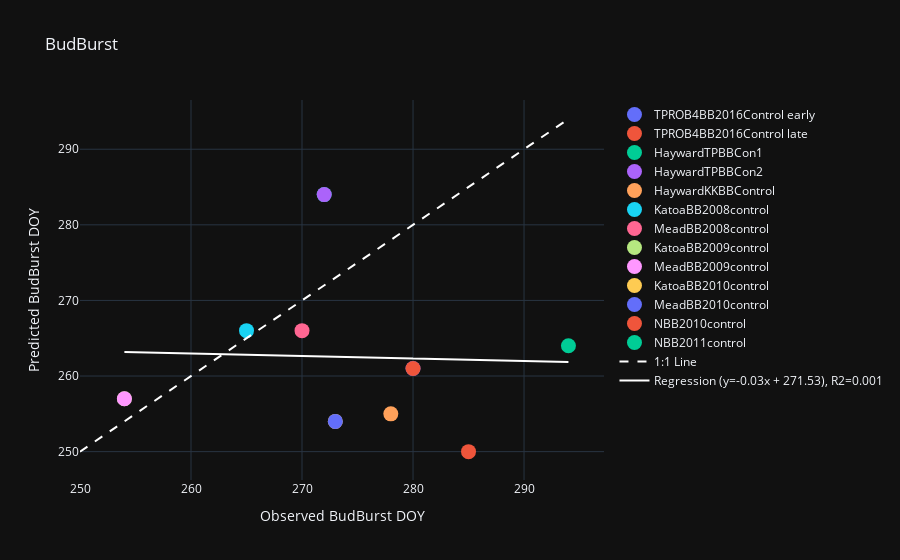

The notebook cell saved with this chart:
### Code cell
all_bb_days = []
observed_all = []
predicted_all = []
fig = go.Figure()
for (trtmnt1,bb1),(trtmnt2,bb2) in zip(predicted_budbreak_doy.items(), observed_budbreak_doy.items()):
    predicted_bb= list(bb1.values())[0]
    observed_bb = list(bb2.values())[0]
    all_bb_days.append(observed_bb)
    all_bb_days.append(predicted_bb)
    observed_all.append(observed_bb)
    predicted_all.append(predicted_bb)
    fig.add_trace(go.Scatter(x=[observed_bb], y=[predicted_bb], mode='markers', marker=dict(size=15), name=trtmnt2))

# Add 1:1 dashed line
fig.add_trace(go.Scatter(x=[min(all_bb_days), max(all_bb_days)], y=[min(all_bb_days), max(all_bb_days)], mode='lines', line=dict(color="white", dash="dash"), name="1:1 Line"))  # Dashed black line

# Convert to numpy arrays
observed_all = np.array(observed_all)
predicted_all = np.array(predicted_all)
# Fit linear regression
slope, intercept, r_value, p_value, std_err = linregress(observed_all, predicted_all)
regression_line = slope * observed_all + intercept
# Calculate R²
r_squared = r_value ** 2
# Plot regression line
fig.add_trace(go.Scatter(x=observed_all, y=regression_line, mode='lines', line=dict(color="white", dash="solid"), name=f"Regression (y={slope:.2f}x + {intercept:.2f}), R2={round(r_squared,3)}"))

# Update layout
fig.update_layout(
    title="BudBurst",
    xaxis_title="Observed BudBurst DOY",
    yaxis_title="Predicted BudBurst DOY",
    template="plotly_dark")
fig.show()

### Figure 1 — Plotly figure (JSON) as saved in the notebook; plotly's stock layout.template omitted (floating-point values rounded to 4 significant figures)
{"data": [{"marker": {"size": 15}, "mode": "markers", "name": "TPROB4BB2016Control early", "type": "scatter", "x": [280], "y": [261]}, {"marker": {"size": 15}, "mode": "markers", "name": "TPROB4BB2016Control late", "type": "scatter", "x": [280], "y": [261]}, {"marker": {"size": 15}, "mode": "markers", "name": "HaywardTPBBCon1", "type": "scatter", "x": [272], "y": [284]}, {"marker": {"size": 15}, "mode": "markers", "name": "HaywardTPBBCon2", "type": "scatter", "x": [272], "y": [284]}, {"marker": {"size": 15}, "mode": "markers", "name": "HaywardKKBBControl", "type": "scatter", "x": [278], "y": [255]}, {"marker": {"size": 15}, "mode": "markers", "name": "KatoaBB2008control", "type": "scatter", "x": [265], "y": [266]}, {"marker": {"size": 15}, "mode": "markers", "name": "MeadBB2008control", "type": "scatter", "x": [270], "y": [266]}, {"marker": {"size": 15}, "mode": "markers", "name": "KatoaBB2009control", "type": "scatter", "x": [254], "y": [257]}, {"marker": {"size": 15}, "mode": "markers", "name": "MeadBB2009control", "type": "scatter", "x": [254], "y": [257]}, {"marker": {"size": 15}, "mode": "markers", "name": "KatoaBB2010control", "type": "scatter", "x": [273], "y": [254]}, {"marker": {"size": 15}, "mode": "markers", "name": "MeadBB2010control", "type": "scatter", "x": [273], "y": [254]}, {"marker": {"size": 15}, "mode": "markers", "name": "NBB2010control", "type": "scatter", "x": [285], "y": [250]}, {"marker": {"size": 15}, "mode": "markers", "name": "NBB2011control", "type": "scatter", "x": [294], "y": [264]}, {"line": {"color": "white", "dash": "dash"}, "mode": "lines", "name": "1:1 Line", "type": "scatter", "x": [250, 294], "y": [250, 294]}, {"line": {"color": "white", "dash": "solid"}, "mode": "lines", "name": "Regression (y=-0.03x + 271.53), R2=0.001", "type": "scatter", "x": [280, 280, 272, 272, 278, 265, 270, 254, 254, 273, 273, 285, 294], "y": [262.3, 262.3, 262.6, 262.6, 262.4, 262.8, 262.6, 263.2, 263.2, 262.5, 262.5, 262.1, 261.8]}], "layout": {"title": {"text": "BudBurst"}, "xaxis": {"title": {"text": "Observed BudBurst DOY"}}, "yaxis": {"title": {"text": "Predicted BudBurst DOY"}}}}
